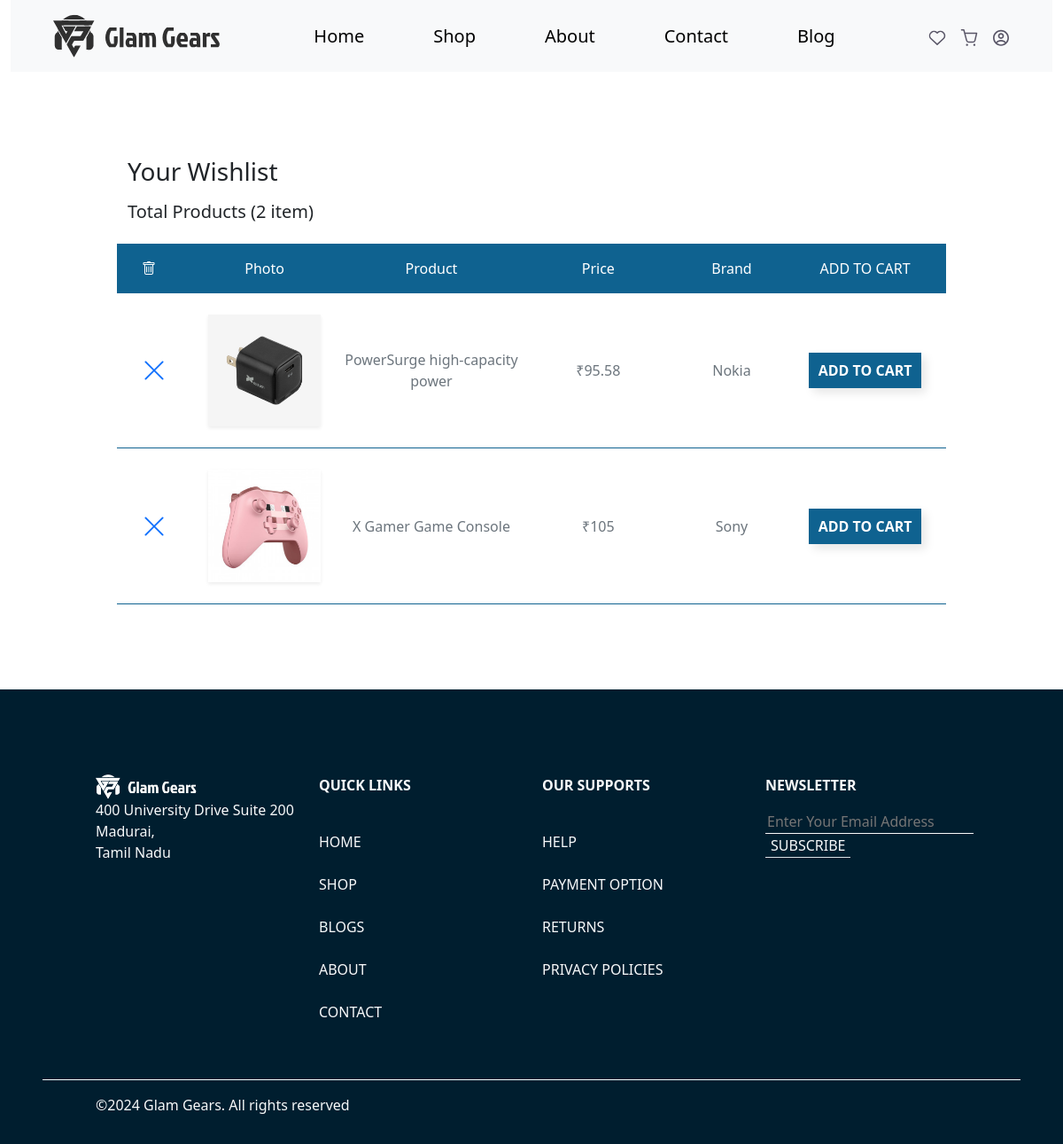
/wishlist.php (signed in), run on the app's committed database.
### tables this page shows
CREATE TABLE `products` (
  `id` int(11) NOT NULL,
  `product_id` int(100) NOT NULL,
  `product_name` varchar(100) NOT NULL,
  `product_description` longtext NOT NULL,
  `product_price` decimal(10,2) NOT NULL,
  `discount_percent` decimal(2,2) NOT NULL,
  `product_quantity` int(100) NOT NULL,
  `category_name` varchar(100) NOT NULL,
  `brand_name` varchar(100) NOT NULL,
  `product_status` varchar(8) NOT NULL DEFAULT 'active',
  `merchant_id` int(100) NOT NULL,
  `main_image_name` varchar(100) NOT NULL,
  `is_featured` varchar(1) NOT NULL,
  `created_at` timestamp NOT NULL DEFAULT current_timestamp() ON UPDATE current_timestamp(),
  `updated_at` timestamp NOT NULL DEFAULT current_timestamp()
);

### wishlist.php (the view, shortened to what this page needs)
<?php
$userId = $_SESSION['user'];
?>
<!DOCTYPE html>
<html lang="en">
<?php
include_once('./head.php');
?>
<?php
include_once('./header.php');
?>
<div class="row px-3 px-md-5 my-5">
    <div class="col-12 px-0 px-md-5">
        <div class="row mt-5 px-0 px-md-5 my-5">
            <h3 class="mb-3">Your Wishlist</h3>
            <?php
            require_once "./config.php";
            $sql = " SELECT COUNT(*) AS total_rows FROM wishlist WHERE `user_id` = ?";
            $stmt = $config->prepare($sql);
            $stmt->bind_param("s", $userId);
            $stmt->execute();
            $result = $stmt->get_result();
            if ($result->num_rows > 0) {
                $row = $result->fetch_assoc();
                $totalRows = $row['total_rows'];
            }
            ?>
            <h5>Total Products (<?php echo $totalRows; ?> item)</h5>
            <div class="cart-container mt-3 col-12">
                <div style="background-color: #0f6290" class="row text-white p-3 fw-medium d-none d-lg-flex">
                    <div class="col-12 col-lg-1">
                        <i class="bi bi-trash"></i>
                    </div>
                    <div class="col-2">
                        <p class="mb-0 text-center">Photo</p>
                    </div>
                    <div class="col-3">
                        <p class="mb-0 text-center">Product</p>
                    </div>
                    <div class="col-2">
                        <p class="mb-0 text-center">Price</p>
                    </div>
                    <div class="col-2">
                        <p class="mb-0 text-center">Brand</p>
                    </div>
                    <div class="col-2">
                        <p class="mb-0 text-center">ADD TO CART</p>
                    </div>
                </div>
                <?php
                require_once "./config.php";
                $sql = "SELECT * FROM wishlist WHERE `user_id`=$userId;";
                $result = mysqli_query($config, $sql);
                if ($result->num_rows > 0) {
                    while ($row = mysqli_fetch_array($result)) {
                        $itemid = $row['product_id'];
                        $wishid = $row['wishlist_id'];
                        require_once "./config.php";
                        $sql3 = "SELECT * FROM products WHERE `product_id`=$itemid;";
                        $itemresult = mysqli_query($config, $sql3);
                        while ($itemrow = mysqli_fetch_array($itemresult)) {
                ?>
                            <div style="border-bottom: 1px solid #0f6290" class="row text-secondary px-3 py-4 fw-medium d-flex gap-4 gap-lg-0 align-items-center">
                                <div class="col-12 col-lg-1">
                                    <a href="./delwish.php?wishID=<?php echo $wishid; ?>&itemid=<?php echo $itemid; ?>">
                                        <i class="bi bi-x-lg fs-3"></i>
                                    </a>
                                </div>
                                <div class="col-8 col-md-5 col-lg-2">
                                    <img class="img-fluid shadow-sm" src="./uploads/<?php echo $itemrow['main_image_name']; ?>" alt="" />
                                </div>
                                <div class="col-10 col-lg-3">
                                    <p class="mb-0 text-center"><?php echo $itemrow['product_name']; ?></p>
                                </div>
                                <div class="col-12 col-lg-2">
                                    <div class="d-flex align-items-center justify-content-between justify-content-lg-center">
                                        <p class="mb-0 text-center">&#8377;<?php echo $itemrow['product_price'] * $itemrow['discount_percent'];
                                                                            ?> </p>
                                    </div>
                                </div>
                                <div class="col-12 col-lg-2">
                                    <div class="d-flex align-items-center justify-content-between justify-content-lg-center">
                                        <p class="mb-0 text-center"><?php echo $itemrow['brand_name']; ?></p>
                                    </div>
                                </div>
                                <div class="col-12 col-lg-2">
                                    <div class="d-flex align-items-center justify-content-between justify-content-lg-center">
                                        <a href="./addtocart.php?productID=<?php echo $itemrow['product_id']; ?>" class="bte text-center link-underline link-underline-opacity-0">
                                            ADD TO CART
                                        </a>
                                    </div>
                                </div>
                            </div>
                <?php
                        }
                    }
                } else {
                    echo '<div style="border-bottom: 1px solid #0f6290" class="row text-secondary px-3 py-5 fw-medium d-flex gap-4 gap-lg-0 align-items-center ">
                    <div class="col-12 text-center">Your Wishlist is empty</div>
                    </div>';
                }
                ?>
            </div>
        </div>
    </div>
</div>
<?php
include_once('./footer.php');
?>

### css/style.css (style rules this page uses)
a { cursor: pointer; }
p { margin-bottom: 0%; }
.bte { width: 130px; height: 40px; display: flex; align-items: center; justify-content: center; background-color: #0f6290; border: none; color: rgb(255, 255, 255); font-weight: 600; gap: 8px; cursor: pointer; box-shadow: 5px 5px 10px rgba(0, 0, 0, 0.103); position: relative; overflow: hidden; transition-duration: 0.3s; }

### data on the page
products: main_image_name (picture), product_name "PowerSurge high-capacity power", $itemrow['product_price'] * $itemrow['discount_percent'] "95.58", brand_name "Nokia"
products: main_image_name (picture), product_name "X Gamer Game Console", $itemrow['product_price'] * $itemrow['discount_percent'] "105", brand_name "Sony"

### other printed values
$totalRows "2"
